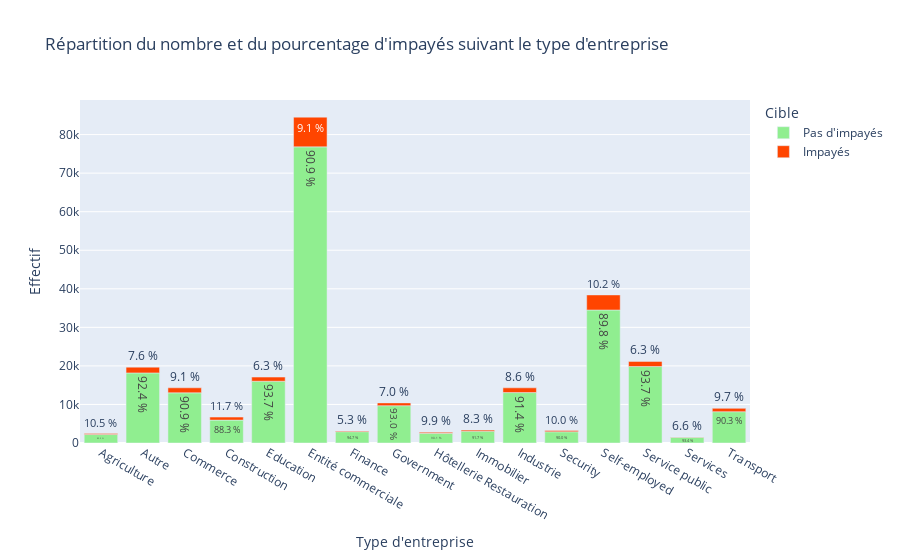

Notebook cell for this chart:
### Code cell
bar_plot(organization_type, 'ORGANIZATION_TYPE')

### Figure 1 — Plotly figure (JSON) as saved in the notebook; plotly's stock layout.template omitted (floating-point values rounded to 4 significant figures)
{"data": [{"alignmentgroup": "True", "hovertemplate": "Cible=Pas d'impayés<br>Type d'entreprise=%{x}<br>Effectif=%{y}<br>Percentage=%{text}<extra></extra>", "legendgroup": "Pas d'impayés", "marker": {"color": "#90ee90"}, "name": "Pas d'impayés", "offsetgroup": "Pas d'impayés", "orientation": "v", "showlegend": true, "text": ["89.5 %", "92.4 %", "90.9 %", "88.3 %", "93.7 %", "90.9 %", "94.7 %", "93.0 %", "90.1 %", "91.7 %", "91.4 %", "90.0 %", "89.8 %", "93.7 %", "93.4 %", "90.3 %"], "textposition": "auto", "type": "bar", "x": ["Agriculture", "Autre", "Commerce", "Construction", "Education", "Entité commerciale", "Finance", "Government", "Hôtellerie Restauration", "Immobilier", "Industrie", "Security", "Self-employed", "Service public", "Services", "Transport"], "xaxis": "x", "y": [2197, 18177, 13016, 5936, 16024, 76813, 2939, 9677, 2503, 3077, 13079, 2922, 34501, 19831, 1471, 8121], "yaxis": "y"}, {"alignmentgroup": "True", "hovertemplate": "Cible=Impayés<br>Type d'entreprise=%{x}<br>Effectif=%{y}<br>Percentage=%{text}<extra></extra>", "legendgroup": "Impayés", "marker": {"color": "#ff4500"}, "name": "Impayés", "offsetgroup": "Impayés", "orientation": "v", "showlegend": true, "text": ["10.5 %", "7.6 %", "9.1 %", "11.7 %", "6.3 %", "9.1 %", "5.3 %", "7.0 %", "9.9 %", "8.3 %", "8.6 %", "10.0 %", "10.2 %", "6.3 %", "6.6 %", "9.7 %"], "textposition": "auto", "type": "bar", "x": ["Agriculture", "Autre", "Commerce", "Construction", "Education", "Entité commerciale", "Finance", "Government", "Hôtellerie Restauration", "Immobilier", "Industrie", "Security", "Self-employed", "Service public", "Services", "Transport"], "xaxis": "x", "y": [257, 1501, 1299, 785, 1075, 7710, 164, 726, 274, 277, 1231, 324, 3908, 1331, 104, 869], "yaxis": "y"}], "layout": {"barmode": "relative", "legend": {"title": {"text": "Cible"}, "tracegroupgap": 0}, "title": {"text": "Répartition du nombre et du pourcentage d'impayés suivant le type d'entreprise"}, "xaxis": {"anchor": "y", "domain": [0, 1], "title": {"text": "Type d'entreprise"}}, "yaxis": {"anchor": "x", "domain": [0, 1], "title": {"text": "Effectif"}}}}
